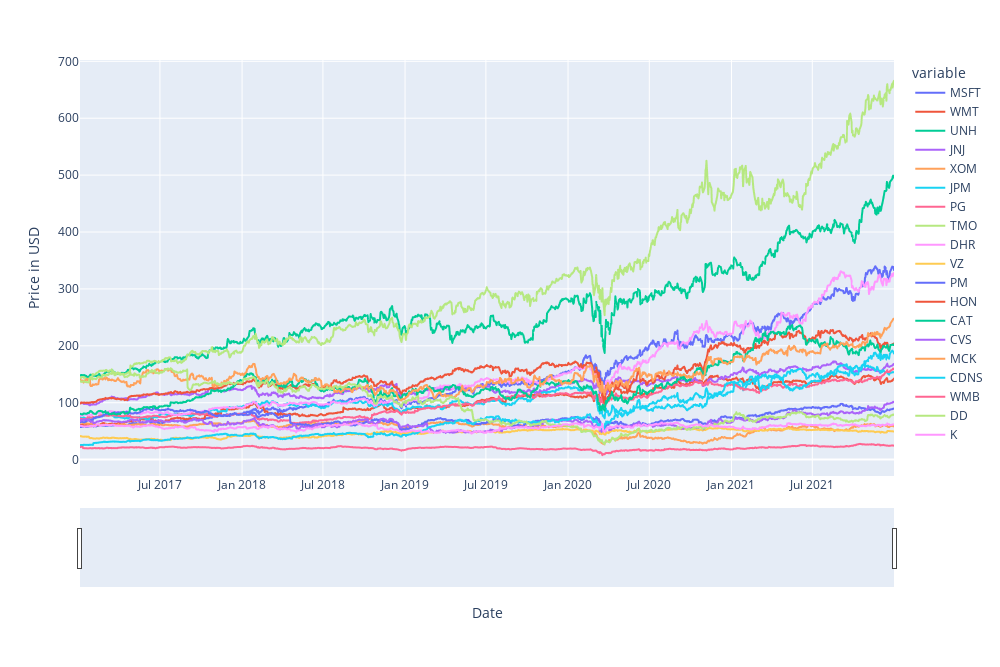

The notebook cell this image was saved under:
### Code cell
# plot out prices for each investment since beginning of 2017
fig = px.line(mult_df, x=mult_df.index, y=mult_df.columns)
fig.update_xaxes(title="Date", rangeslider_visible=True)
fig.update_yaxes(title="Price in USD")
fig.update_layout(height=667, width=1000, 
                  showlegend=True)
fig.show()

### Figure 1 — Plotly figure (JSON) as saved in the notebook; plotly's stock layout.template omitted (floating-point values rounded to 4 significant figures; data arrays with more than 128 entries replaced by an {"elided": "..."} marker saying what was removed)
{"data": [{"hovertemplate": "variable=MSFT<br>date=%{x}<br>value=%{y}<extra></extra>", "legendgroup": "MSFT", "line": {"color": "#636efa", "dash": "solid"}, "marker": {"symbol": "circle"}, "mode": "lines", "name": "MSFT", "showlegend": true, "type": "scattergl", "x": {"elided": "1259 str values"}, "xaxis": "x", "y": {"elided": "1259 float values"}, "yaxis": "y"}, {"hovertemplate": "variable=WMT<br>date=%{x}<br>value=%{y}<extra></extra>", "legendgroup": "WMT", "line": {"color": "#EF553B", "dash": "solid"}, "marker": {"symbol": "circle"}, "mode": "lines", "name": "WMT", "showlegend": true, "type": "scattergl", "x": {"elided": "1259 str values"}, "xaxis": "x", "y": {"elided": "1259 float values"}, "yaxis": "y"}, {"hovertemplate": "variable=UNH<br>date=%{x}<br>value=%{y}<extra></extra>", "legendgroup": "UNH", "line": {"color": "#00cc96", "dash": "solid"}, "marker": {"symbol": "circle"}, "mode": "lines", "name": "UNH", "showlegend": true, "type": "scattergl", "x": {"elided": "1259 str values"}, "xaxis": "x", "y": {"elided": "1259 float values"}, "yaxis": "y"}, {"hovertemplate": "variable=JNJ<br>date=%{x}<br>value=%{y}<extra></extra>", "legendgroup": "JNJ", "line": {"color": "#ab63fa", "dash": "solid"}, "marker": {"symbol": "circle"}, "mode": "lines", "name": "JNJ", "showlegend": true, "type": "scattergl", "x": {"elided": "1259 str values"}, "xaxis": "x", "y": {"elided": "1259 float values"}, "yaxis": "y"}, {"hovertemplate": "variable=XOM<br>date=%{x}<br>value=%{y}<extra></extra>", "legendgroup": "XOM", "line": {"color": "#FFA15A", "dash": "solid"}, "marker": {"symbol": "circle"}, "mode": "lines", "name": "XOM", "showlegend": true, "type": "scattergl", "x": {"elided": "1259 str values"}, "xaxis": "x", "y": {"elided": "1259 float values"}, "yaxis": "y"}, {"hovertemplate": "variable=JPM<br>date=%{x}<br>value=%{y}<extra></extra>", "legendgroup": "JPM", "line": {"color": "#19d3f3", "dash": "solid"}, "marker": {"symbol": "circle"}, "mode": "lines", "name": "JPM", "showlegend": true, "type": "scattergl", "x": {"elided": "1259 str values"}, "xaxis": "x", "y": {"elided": "1259 float values"}, "yaxis": "y"}, {"hovertemplate": "variable=PG<br>date=%{x}<br>value=%{y}<extra></extra>", "legendgroup": "PG", "line": {"color": "#FF6692", "dash": "solid"}, "marker": {"symbol": "circle"}, "mode": "lines", "name": "PG", "showlegend": true, "type": "scattergl", "x": {"elided": "1259 str values"}, "xaxis": "x", "y": {"elided": "1259 float values"}, "yaxis": "y"}, {"hovertemplate": "variable=TMO<br>date=%{x}<br>value=%{y}<extra></extra>", "legendgroup": "TMO", "line": {"color": "#B6E880", "dash": "solid"}, "marker": {"symbol": "circle"}, "mode": "lines", "name": "TMO", "showlegend": true, "type": "scattergl", "x": {"elided": "1259 str values"}, "xaxis": "x", "y": {"elided": "1259 float values"}, "yaxis": "y"}, {"hovertemplate": "variable=DHR<br>date=%{x}<br>value=%{y}<extra></extra>", "legendgroup": "DHR", "line": {"color": "#FF97FF", "dash": "solid"}, "marker": {"symbol": "circle"}, "mode": "lines", "name": "DHR", "showlegend": true, "type": "scattergl", "x": {"elided": "1259 str values"}, "xaxis": "x", "y": {"elided": "1259 float values"}, "yaxis": "y"}, {"hovertemplate": "variable=VZ<br>date=%{x}<br>value=%{y}<extra></extra>", "legendgroup": "VZ", "line": {"color": "#FECB52", "dash": "solid"}, "marker": {"symbol": "circle"}, "mode": "lines", "name": "VZ", "showlegend": true, "type": "scattergl", "x": {"elided": "1259 str values"}, "xaxis": "x", "y": {"elided": "1259 float values"}, "yaxis": "y"}, {"hovertemplate": "variable=PM<br>date=%{x}<br>value=%{y}<extra></extra>", "legendgroup": "PM", "line": {"color": "#636efa", "dash": "solid"}, "marker": {"symbol": "circle"}, "mode": "lines", "name": "PM", "showlegend": true, "type": "scattergl", "x": {"elided": "1259 str values"}, "xaxis": "x", "y": {"elided": "1259 float values"}, "yaxis": "y"}, {"hovertemplate": "variable=HON<br>date=%{x}<br>value=%{y}<extra></extra>", "legendgroup": "HON", "line": {"color": "#EF553B", "dash": "solid"}, "marker": {"symbol": "circle"}, "mode": "lines", "name": "HON", "showlegend": true, "type": "scattergl", "x": {"elided": "1259 str values"}, "xaxis": "x", "y": {"elided": "1259 float values"}, "yaxis": "y"}, {"hovertemplate": "variable=CAT<br>date=%{x}<br>value=%{y}<extra></extra>", "legendgroup": "CAT", "line": {"color": "#00cc96", "dash": "solid"}, "marker": {"symbol": "circle"}, "mode": "lines", "name": "CAT", "showlegend": true, "type": "scattergl", "x": {"elided": "1259 str values"}, "xaxis": "x", "y": {"elided": "1259 float values"}, "yaxis": "y"}, {"hovertemplate": "variable=CVS<br>date=%{x}<br>value=%{y}<extra></extra>", "legendgroup": "CVS", "line": {"color": "#ab63fa", "dash": "solid"}, "marker": {"symbol": "circle"}, "mode": "lines", "name": "CVS", "showlegend": true, "type": "scattergl", "x": {"elided": "1259 str values"}, "xaxis": "x", "y": {"elided": "1259 float values"}, "yaxis": "y"}, {"hovertemplate": "variable=MCK<br>date=%{x}<br>value=%{y}<extra></extra>", "legendgroup": "MCK", "line": {"color": "#FFA15A", "dash": "solid"}, "marker": {"symbol": "circle"}, "mode": "lines", "name": "MCK", "showlegend": true, "type": "scattergl", "x": {"elided": "1259 str values"}, "xaxis": "x", "y": {"elided": "1259 float values"}, "yaxis": "y"}, {"hovertemplate": "variable=CDNS<br>date=%{x}<br>value=%{y}<extra></extra>", "legendgroup": "CDNS", "line": {"color": "#19d3f3", "dash": "solid"}, "marker": {"symbol": "circle"}, "mode": "lines", "name": "CDNS", "showlegend": true, "type": "scattergl", "x": {"elided": "1259 str values"}, "xaxis": "x", "y": {"elided": "1259 float values"}, "yaxis": "y"}, {"hovertemplate": "variable=WMB<br>date=%{x}<br>value=%{y}<extra></extra>", "legendgroup": "WMB", "line": {"color": "#FF6692", "dash": "solid"}, "marker": {"symbol": "circle"}, "mode": "lines", "name": "WMB", "showlegend": true, "type": "scattergl", "x": {"elided": "1259 str values"}, "xaxis": "x", "y": {"elided": "1259 float values"}, "yaxis": "y"}, {"hovertemplate": "variable=DD<br>date=%{x}<br>value=%{y}<extra></extra>", "legendgroup": "DD", "line": {"color": "#B6E880", "dash": "solid"}, "marker": {"symbol": "circle"}, "mode": "lines", "name": "DD", "showlegend": true, "type": "scattergl", "x": {"elided": "1259 str values"}, "xaxis": "x", "y": {"elided": "1259 float values"}, "yaxis": "y"}, {"hovertemplate": "variable=K<br>date=%{x}<br>value=%{y}<extra></extra>", "legendgroup": "K", "line": {"color": "#FF97FF", "dash": "solid"}, "marker": {"symbol": "circle"}, "mode": "lines", "name": "K", "showlegend": true, "type": "scattergl", "x": {"elided": "1259 str values"}, "xaxis": "x", "y": {"elided": "1259 float values"}, "yaxis": "y"}], "layout": {"height": 667, "legend": {"title": {"text": "variable"}, "tracegroupgap": 0}, "margin": {"t": 60}, "showlegend": true, "width": 1000, "xaxis": {"anchor": "y", "domain": [0, 1], "rangeslider": {"visible": true}, "title": {"text": "Date"}}, "yaxis": {"anchor": "x", "domain": [0, 1], "title": {"text": "Price in USD"}}}}
